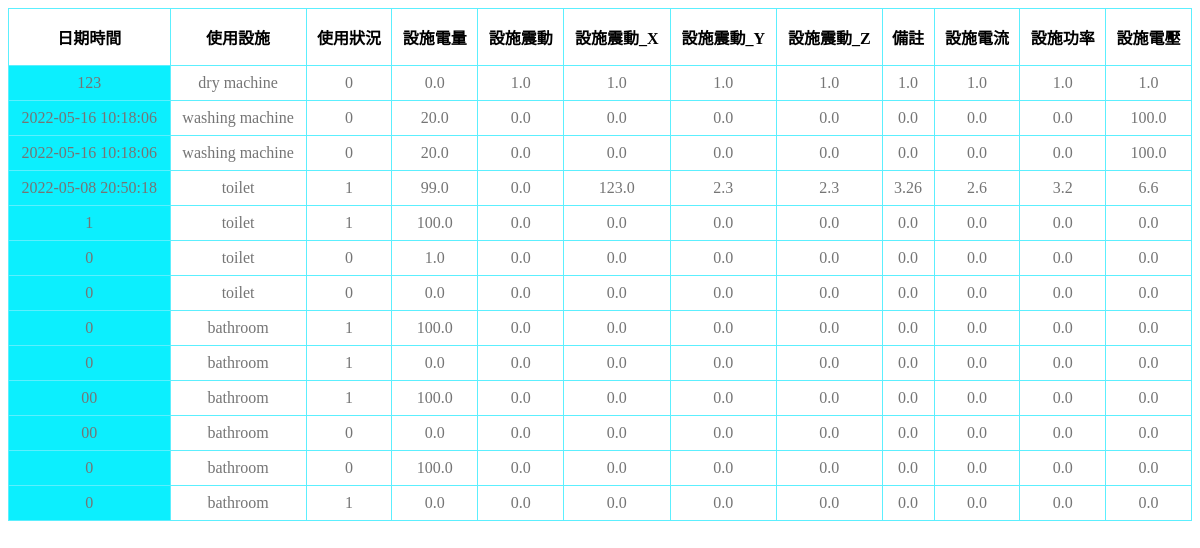
The page /dorm/info5/ on the database its author committed.
### dorm/models.py (models this page shows, shortened)
class facilities_fifthfloor(models.Model):
	Date = models.CharField(max_length = 30)
	facilities_name = models.CharField(max_length = 20)
	facilities_useage = models.CharField(max_length = 10)
	battery = models.FloatField()
	Acce_X = models.FloatField()
	Acce_Y = models.FloatField()
	Acce_Z = models.FloatField()
	Acce = models.FloatField()
	Temp = models.FloatField()
	Current = models.FloatField()
	Voltage = models.FloatField()
	Power = models.FloatField()

### dorm/views.py (the view)
# urls.py: path('info5/', views.FacilitiesViewSet5.get, name='dorm'),
    def get(request):
        template_name = 'dorm.html'
        queryset = facilities_fifthfloor.objects.all()
        return render(request, template_name, {"context":queryset})

### dorm/templates/dorm.html (shortened to what this page needs)
<!DOCTYPE html>
<html lang="en">
<head>
    {% load static %}
    <link rel="stylesheet" href="{% static '/css/dorm.css' %}">
</head>
<body>
    {% load static %}
    <table>
        <thead>
            <tr>
                <th>日期時間</th>
                <th>使用設施</th>
                <th>使用狀況</th>
                <th>設施電量</th>
                <th>設施震動</th>
                <th>設施震動_X</th>
                <th>設施震動_Y</th>
                <th>設施震動_Z</th>
                <th>備註</th>
                <th>設施電流</th>
                <th>設施功率</th>
                <th>設施電壓</th>
            </tr>
        </thead>
        <tbody>
            {% for data in context%}
                <tr>
                    <td class='date'>{{ data.Date }}</td>
                    <td class='facilities name'>{{ data.facilities_name }}</td>
                    <td class='facilities useage'>{{ data.facilities_useage }}</td>
                    <td class='facilities battery'>{{ data.battery }}</td>
                    <td class='facilities Acce'>{{ data.Acce }}</td>
                    <td class='facilities Acce_X'>{{ data.Acce_X }}</td>
                    <td class='facilities Acce_Y'>{{ data.Acce_Y }}</td>
                    <td class='facilities Acce_Z'>{{ data.Acce_Z }}</td>
                    <td class='facilities Temp'>{{ data.Temp }}</td>
                    <td class='facilities Current'>{{ data.Current }}</td>
                    <td class='facilities Power'>{{ data.Power }}</td>
                    <td class='facilities Voltage'>{{ data.Voltage }}</td>
                </tr>
            {% endfor%}
        </tbody>
    </table>
</body>
</html>

### dorm/static/css/dorm.css (style rules this page uses)
table { border: 0; border-collapse: collapse; border-radius: 8px; width: 100%; }
th { border: solid 1px #5ceffe; padding: 16px 8px; }
td { border: solid 1px #5ceffe; text-align: center; padding: 8px; color: #757575; }
.date { background-color: #0ceffe; }

### rows shown on the page
facilities_fifthfloor: Date "123", facilities_name "dry machine", facilities_useage "0", battery "0.0", Acce "1.0", Acce_X "1.0", Acce_Y "1.0", Acce_Z "1.0", Temp "1.0", Current "1.0", Power "1.0", Voltage "1.0"
facilities_fifthfloor: Date "2022-05-16 10:18:06", facilities_name "washing machine", facilities_useage "0", battery "20.0", Acce "0.0", Acce_X "0.0", Acce_Y "0.0", Acce_Z "0.0", Temp "0.0", Current "0.0", Power "0.0", Voltage "100.0"
facilities_fifthfloor: Date "2022-05-16 10:18:06", facilities_name "washing machine", facilities_useage "0", battery "20.0", Acce "0.0", Acce_X "0.0", Acce_Y "0.0", Acce_Z "0.0", Temp "0.0", Current "0.0", Power "0.0", Voltage "100.0"
facilities_fifthfloor: Date "2022-05-08 20:50:18", facilities_name "toilet", facilities_useage "1", battery "99.0", Acce "0.0", Acce_X "123.0", Acce_Y "2.3", Acce_Z "2.3", Temp "3.26", Current "2.6", Power "3.2", Voltage "6.6"
facilities_fifthfloor: Date "1", facilities_name "toilet", facilities_useage "1", battery "100.0", Acce "0.0", Acce_X "0.0", Acce_Y "0.0", Acce_Z "0.0", Temp "0.0", Current "0.0", Power "0.0", Voltage "0.0"
facilities_fifthfloor: Date "0", facilities_name "toilet", facilities_useage "0", battery "1.0", Acce "0.0", Acce_X "0.0", Acce_Y "0.0", Acce_Z "0.0", Temp "0.0", Current "0.0", Power "0.0", Voltage "0.0"
facilities_fifthfloor: Date "0", facilities_name "toilet", facilities_useage "0", battery "0.0", Acce "0.0", Acce_X "0.0", Acce_Y "0.0", Acce_Z "0.0", Temp "0.0", Current "0.0", Power "0.0", Voltage "0.0"
facilities_fifthfloor: Date "0", facilities_name "bathroom", facilities_useage "1", battery "100.0", Acce "0.0", Acce_X "0.0", Acce_Y "0.0", Acce_Z "0.0", Temp "0.0", Current "0.0", Power "0.0", Voltage "0.0"
facilities_fifthfloor: Date "0", facilities_name "bathroom", facilities_useage "1", battery "0.0", Acce "0.0", Acce_X "0.0", Acce_Y "0.0", Acce_Z "0.0", Temp "0.0", Current "0.0", Power "0.0", Voltage "0.0"
facilities_fifthfloor: Date "00", facilities_name "bathroom", facilities_useage "1", battery "100.0", Acce "0.0", Acce_X "0.0", Acce_Y "0.0", Acce_Z "0.0", Temp "0.0", Current "0.0", Power "0.0", Voltage "0.0"
facilities_fifthfloor: Date "00", facilities_name "bathroom", facilities_useage "0", battery "0.0", Acce "0.0", Acce_X "0.0", Acce_Y "0.0", Acce_Z "0.0", Temp "0.0", Current "0.0", Power "0.0", Voltage "0.0"
facilities_fifthfloor: Date "0", facilities_name "bathroom", facilities_useage "0", battery "100.0", Acce "0.0", Acce_X "0.0", Acce_Y "0.0", Acce_Z "0.0", Temp "0.0", Current "0.0", Power "0.0", Voltage "0.0"
facilities_fifthfloor: Date "0", facilities_name "bathroom", facilities_useage "1", battery "0.0", Acce "0.0", Acce_X "0.0", Acce_Y "0.0", Acce_Z "0.0", Temp "0.0", Current "0.0", Power "0.0", Voltage "0.0"
